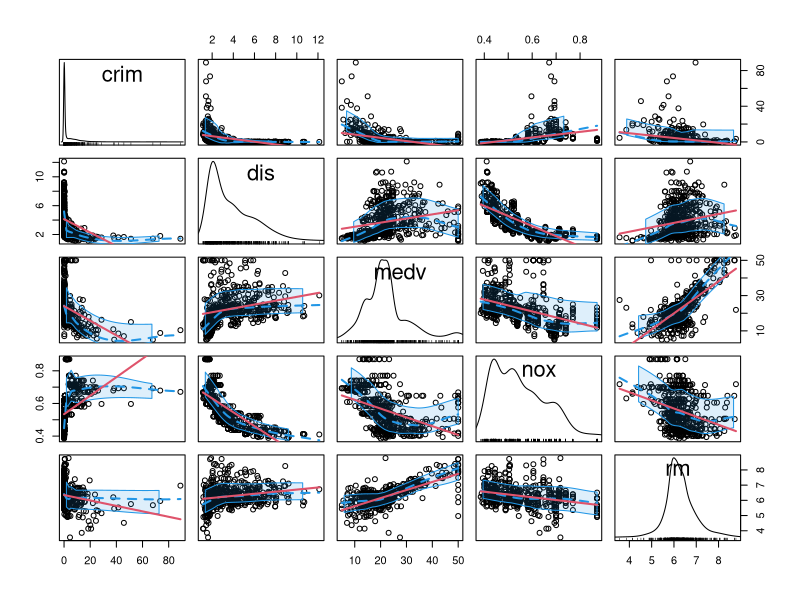
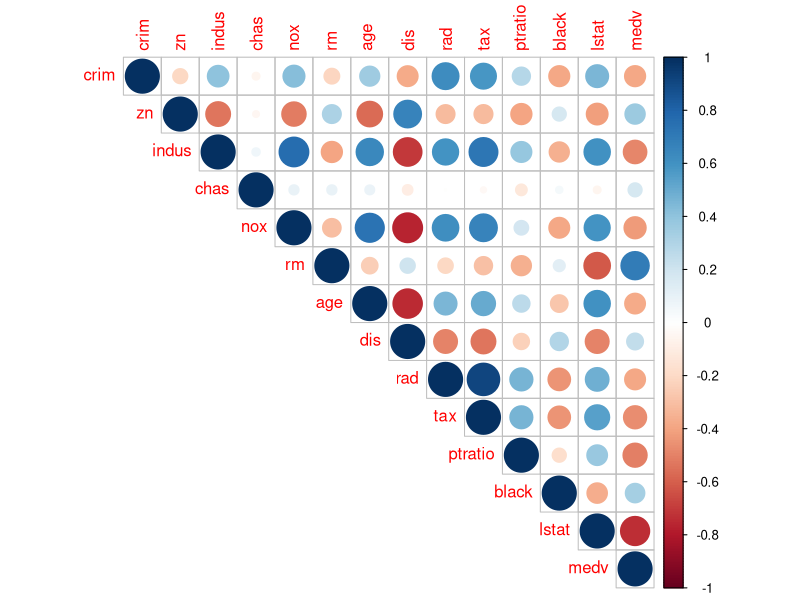
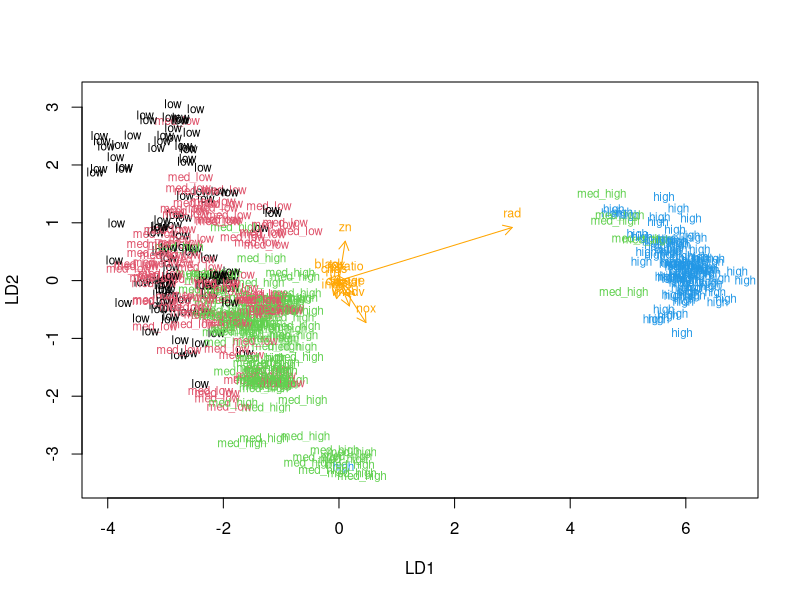

The R script that drew these images, in order:
## ---- chunk 1
library(MASS)
data(Boston)
head(Boston)
## ---- chunk 2
summary(Boston)
dim(Boston)
str(Boston)
## ---- chunk 3
summary(Boston)
## ---- chunk 4
#install.packages('car', dependencies=TRUE, repos='http://cran.rstudio.com/')
library(car)
scatterplotMatrix(~ crim + dis + medv + nox + rm, regLine = list(col = 2),
                       col = 1, smooth = list(col.smooth = 4, col.spread = 4),
                       data = Boston)
## ---- chunk 5
#install.packages("corrplot")
library(corrplot)
## ---- chunk 6
corr_matrix<-cor(Boston)
corrplot(corr_matrix, type="upper")
## ---- chunk 7
Boston$crim_scale<-scale(Boston$crim)
Boston$zn_scaled<-scale(Boston$zn)
Boston$indus_scaled<-scale(Boston$indus)
Boston$chas_scaled<-scale(Boston$chas)
Boston$nox_scaled<-scale(Boston$nox)
Boston$rm_scaled<-scale(Boston$rm)
Boston$age_scaled<-scale(Boston$age)
Boston$dis_scaled<-scale(Boston$dis)
Boston$rad_scaled<-scale(Boston$rad)
Boston$tax_scaled<-scale(Boston$tax)
Boston$ptratio_scaled<-scale(Boston$ptratio)
Boston$black_scaled<-scale(Boston$black)
Boston$lstat_scaled<-scale(Boston$lstat)
Boston$medv_scaled<-scale(Boston$medv)
dataset1 <- cbind(Boston$crim_scale,Boston$zn_scaled,Boston$indus_scaled,Boston$chas_scaled,Boston$nox_scaled,Boston$rm_scaled,Boston$age_scaled,Boston$dis_scaled,Boston$rad_scaled,Boston$tax_scaled,Boston$ptratio_scaled,Boston$black_scaled,Boston$lstat_scaled,Boston$medv_scaled)
dataset1=as.data.frame(dataset1)

colnames(dataset1) <- c("crim","zn","indus","chas","nox","rm","age","dis","rad","tax","ptratio","black","lstat","medv")

summary(dataset1)
## ---- chunk 8
summary(Boston$crim_scale)
bins <- quantile(Boston$crim_scale)
crime <- cut(Boston$crim_scale, breaks = bins, include.lowest = TRUE, labels = c("low", "med_low", "med_high", "high"))
crime = as.data.frame(crime)
colnames(crime[1]) = "bar"
table(crime)

## ---- chunk 9
#Boston$crim_scale <- dplyr::select(Boston$crim_scale, -crim)
library(dplyr)
#dataset2 = as.data.frame(dataset1)
boston_scaled <- dplyr::select(dataset1,-one_of(c('crim')))
boston_scaled <- data.frame(boston_scaled, crime)
## ---- chunk 10
n <- nrow(boston_scaled)
ind <- sample(n,  size = n * 0.8)
train <- boston_scaled[ind,]
test <- boston_scaled[-ind,]
## ---- chunk 11
correct_classes <- test$crime
test <- dplyr::select(test, -crime)
lda.fit <- lda(crime ~ ., data = train)

# the function for lda biplot arrows
lda.arrows <- function(x, myscale = 1, arrow_heads = 0.1, color = "orange", tex = 0.75, choices = c(1,2)){
  heads <- coef(x)
  arrows(x0 = 0, y0 = 0, 
         x1 = myscale * heads[,choices[1]], 
         y1 = myscale * heads[,choices[2]], col=color, length = arrow_heads)
  text(myscale * heads[,choices], labels = row.names(heads), 
       cex = tex, col=color, pos=3)
}

# target classes as numeric
classes <- as.numeric(train$crime)

# plot the lda results
plot(lda.fit, dimen = 2, col = classes, pch = classes)
lda.arrows(lda.fit, myscale = 1)

# lda.fit, correct_classes and test are available

# predict classes with test data
lda.pred <- predict(lda.fit, newdata = test)

# cross tabulate the results
table(correct = correct_classes, predicted = lda.pred$class)
